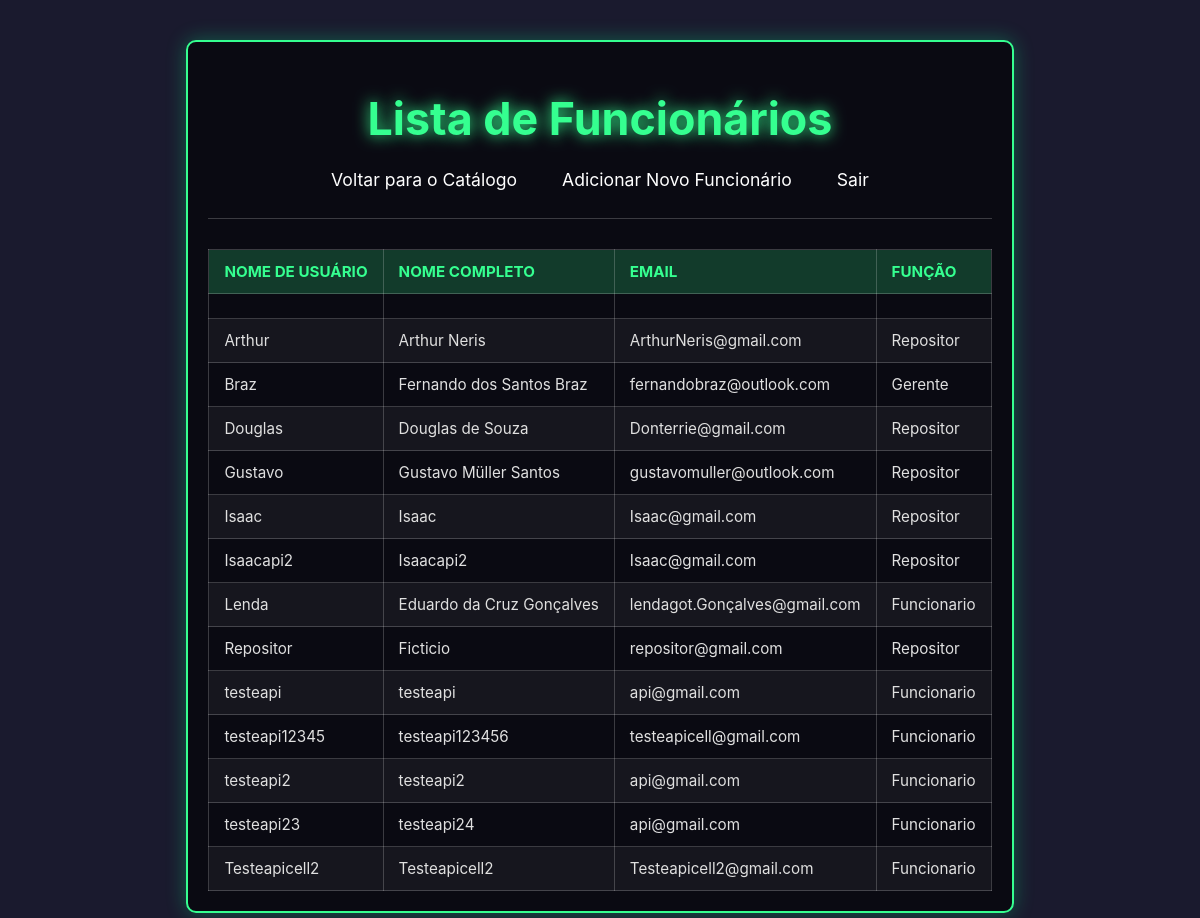
The page /funcionarios.php (signed in) on the database its author committed.
### tables this page shows
CREATE TABLE `funcionarios` (
  `idfunc` int(11) NOT NULL,
  `username` varchar(50) NOT NULL,
  `senha` varchar(255) NOT NULL,
  `nome_completo` varchar(50) NOT NULL,
  `email` varchar(100) NOT NULL,
  `funcao` varchar(20) NOT NULL
);

### funcionarios.php (the view, shortened to what this page needs)
<?php
require_once 'database.php';
$funcionarios = [];
$sql = "SELECT username, nome_completo, email, funcao FROM funcionarios ORDER BY username ASC";
$result = mysqli_query($conexao, $sql);
if ($result) {
    if (mysqli_num_rows($result) > 0) {
        while ($row = mysqli_fetch_assoc($result)) {
            $funcionarios[] = $row;
        }
    }
} else {
    echo "Erro ao buscar funcionários: " . mysqli_error($conexao);
}
?>
<!DOCTYPE html>
<html lang="pt-br">
<head>
    <link rel="stylesheet" href="css/estilo.css">
</head>
<body>
    <div class="container">
        <header>
            <h1>Lista de Funcionários</h1>
            <div class="links">
                <a href="index.php">Voltar para o Catálogo</a>
                <a href="adicionar_func.php">Adicionar Novo Funcionário</a>
                <a href="logout.php">Sair</a>
            </div>
        </header>
        <?php if (!empty($funcionarios)): ?>
            <table class="func-table">
                <thead>
                    <tr>
                        <th>Nome de Usuário</th>
                        <th>Nome Completo</th>
                        <th>Email</th>
                        <th>Função</th>
                    </tr>
                </thead>
                <tbody>
                    <?php foreach ($funcionarios as $funcionario): ?>
                        <tr>
                            <td><?php echo htmlspecialchars($funcionario['username']); ?></td>
                            <td><?php echo htmlspecialchars($funcionario['nome_completo']); ?></td>
                            <td><?php echo htmlspecialchars($funcionario['email']); ?></td>
                            <td><?php echo htmlspecialchars(ucfirst($funcionario['funcao'])); ?></td>
                        </tr>
                    <?php endforeach; ?>
                </tbody>
            </table>
        <?php else: ?>
            <p class="no-employees">Nenhum funcionário cadastrado no momento.</p>
        <?php endif; ?>
    </div>
</body>
</html>

### css/estilo.css (style rules this page uses)
body { margin: 0; display: flex; justify-content: center; align-items: center; min-height: 100vh; background: #111; width: 100%; overflow-x: hidden; font-family: 'Inter', sans-serif; color: #fff; }

### funcionarios.php (style rules this page uses)
body { background: #1a1a2e; color: #e0e0e0; font-family: 'Inter', sans-serif; }
.container { max-width: 1200px; margin: 40px auto; padding: 20px; background-color: rgba(0, 0, 0, 0.6); border-radius: 10px; box-shadow: 0 0 20px rgba(0, 255, 144, 0.3); backdrop-filter: blur(5px); border: 2px solid #35ff90; }
header { text-align: center; margin-bottom: 30px; padding-bottom: 20px; border-bottom: 1px solid rgba(255, 255, 255, 0.2); }
header h1 { color: #35ff90; font-size: 2.8em; text-shadow: 0 0 15px #35ff90; margin-bottom: 10px; }
.links { margin-top: 15px; display: flex; justify-content: center; flex-wrap: wrap; gap: 15px; }
.links a { color: #fff; text-decoration: none; font-size: 1.1em; padding: 8px 15px; border-radius: 20px; transition: background-color 0.3s ease, color 0.3s ease; }
.func-table { width: 100%; border-collapse: collapse; margin-top: 30px; }
.func-table th, .func-table td { border: 1px solid rgba(255, 255, 255, 0.2); padding: 12px 15px; text-align: left; font-size: 0.95em; }
.func-table th { background-color: rgba(53, 255, 144, 0.2); color: #35ff90; font-weight: bold; text-transform: uppercase; }
.func-table tr:nth-child(even) { background-color: rgba(255, 255, 255, 0.05); }

### rows shown on the page
funcionarios: username "Arthur", nome_completo "Arthur Neris", email "ArthurNeris@gmail.com", funcao "Repositor"
funcionarios: username "Braz", nome_completo "Fernando dos Santos Braz", email "fernandobraz@outlook.com", funcao "Gerente"
funcionarios: username "Douglas", nome_completo "Douglas de Souza", email "Donterrie@gmail.com", funcao "Repositor"
funcionarios: username "Gustavo", nome_completo "Gustavo Müller Santos", email "gustavomuller@outlook.com", funcao "Repositor"
funcionarios: username "Isaac", nome_completo "Isaac", email "Isaac@gmail.com", funcao "Repositor"
funcionarios: username "Isaacapi2", nome_completo "Isaacapi2", email "Isaac@gmail.com", funcao "Repositor"
funcionarios: username "Lenda", nome_completo "Eduardo da Cruz Gonçalves", email "lendagot.Gonçalves@gmail.com", funcao "Funcionario"
funcionarios: username "Repositor", nome_completo "Ficticio", email "repositor@gmail.com", funcao "Repositor"
funcionarios: username "testeapi", nome_completo "testeapi", email "api@gmail.com", funcao "Funcionario"
funcionarios: username "testeapi12345", nome_completo "testeapi123456", email "testeapicell@gmail.com", funcao "Funcionario"
funcionarios: username "testeapi2", nome_completo "testeapi2", email "api@gmail.com", funcao "Funcionario"
funcionarios: username "testeapi23", nome_completo "testeapi24", email "api@gmail.com", funcao "Funcionario"
funcionarios: username "Testeapicell2", nome_completo "Testeapicell2", email "Testeapicell2@gmail.com", funcao "Funcionario"
